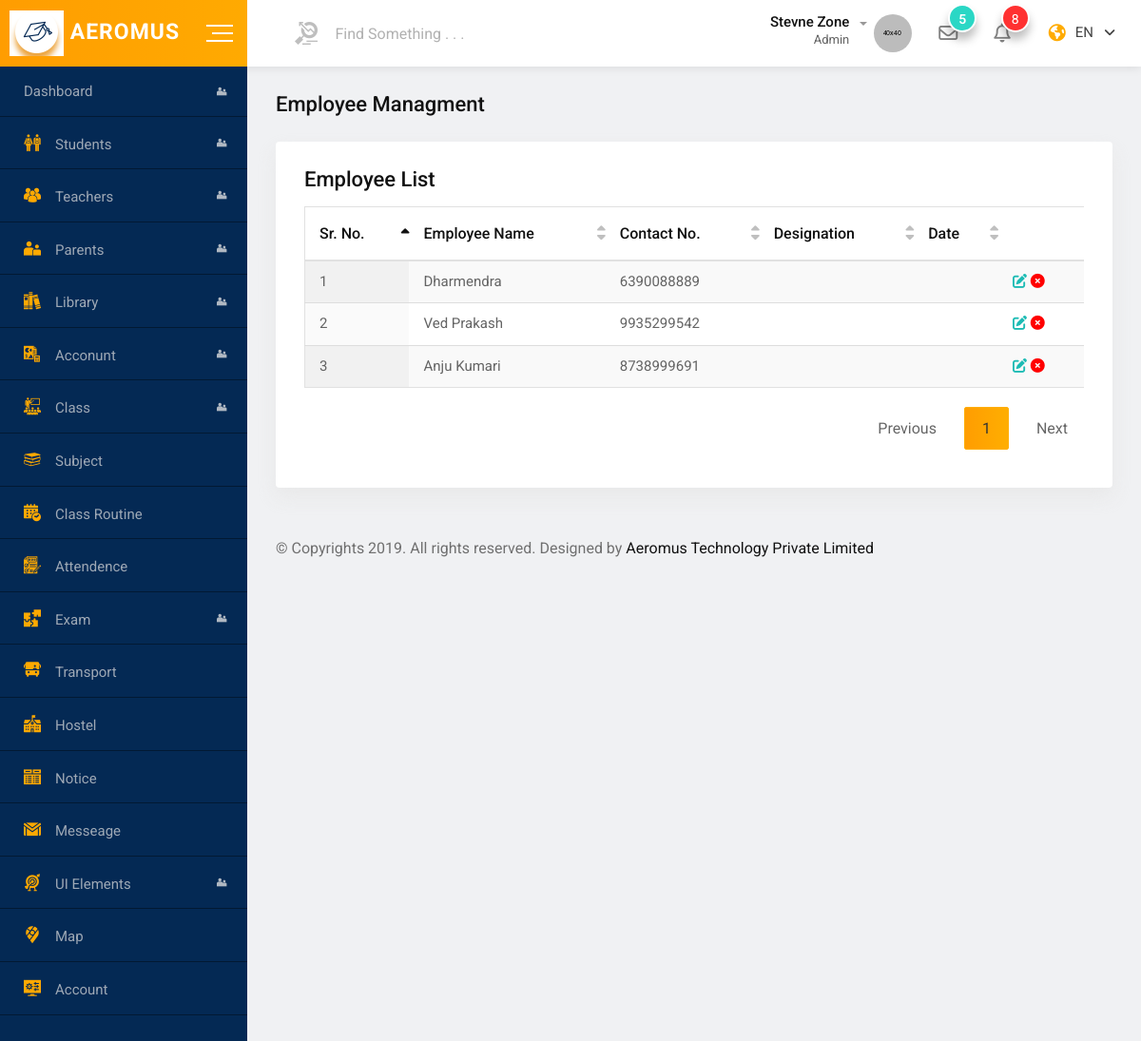
The page /staff/employee_list (signed in) on the database its author committed.
### tables this page shows
CREATE TABLE `teachers` (
  `id` int(11) NOT NULL,
  `collage_id` varchar(10) NOT NULL,
  `employee_name` varchar(300) NOT NULL,
  `gender` varchar(20) NOT NULL,
  `date_of_birth` varchar(30) NOT NULL,
  `father_name` varchar(200) NOT NULL,
  `email` varchar(100) NOT NULL,
  `sms_contact` varchar(10) NOT NULL,
  `contact_no` varchar(10) NOT NULL,
  `address` varchar(200) NOT NULL,
  `city` varchar(50) NOT NULL,
  `pin` varchar(10) NOT NULL,
  `state` varchar(50) NOT NULL,
  `country` varchar(50) NOT NULL,
  `employee_qualification` varchar(200) NOT NULL,
  `blood_group` varchar(50) NOT NULL,
  `emp_id_prefix` varchar(200) NOT NULL,
  `employee_photo` varchar(200) NOT NULL,
  `experience_letter` varchar(200) NOT NULL,
  `qualification_proof` varchar(200) NOT NULL,
  `id_proof` varchar(200) NOT NULL,
  `other_document1` varchar(200) NOT NULL,
  `other_document2` varchar(200) NOT NULL,
  `date_of_joining` varchar(100) NOT NULL,
  `rfid_no` varchar(100) NOT NULL,
  `categories` varchar(200) NOT NULL,
  `teaching_class_preferred` varchar(600) NOT NULL,
  `teaching_subject_preferred` varchar(600) NOT NULL,
  `designation` varchar(100) NOT NULL,
  `pan_card` varchar(50) NOT NULL,
  `aadhar_no` varchar(50) NOT NULL,
  `bank_name` varchar(100) NOT NULL,
  `bank_account_no` varchar(20) NOT NULL,
  `bank_ifsc` varchar(20) NOT NULL,
  `salary` varchar(20) NOT NULL,
  `other_wages` varchar(100) NOT NULL,
  `pf_no` varchar(100) NOT NULL,
  `pf_amount_monthly` varchar(20) NOT NULL,
  `tds_amount_monthly` varchar(20) NOT NULL,
  `esci_amount_monthly` varchar(20) NOT NULL,
  `professional_tax_amount_monthly` varchar(20) NOT NULL,
  `hra_amount_monthly` varchar(20) NOT NULL,
  `da_amount_monthly` varchar(20) NOT NULL,
  `allowances_monthly` varchar(20) NOT NULL,
  `remark` varchar(200) NOT NULL,
  `casual_eave` varchar(20) NOT NULL,
  `earn_leave` varchar(20) NOT NULL,
  `sick_leave` varchar(20) NOT NULL,
  `other_leave` varchar(20) NOT NULL,
  `status` varchar(20) NOT NULL
);

### system/classes/database.php (called while the page is built, shortened)
<?php
class database{
    public $host =HOST;
    public $user =USER;
    public $database =DATABASE;
    public $password =PASSWORD;
    public $con;
    public $result;
    public function __construct(){
        try{
            return $this->con=new PDO("mysql:host=".$this->host.";dbname=".$this->database,$this->user,$this->password);
        }
        catch(PDOExcepition $e){
            echo "Database connection error: ".$e->getMessage();
        }
    }
    public function query($query,$params=[]){
        if(empty($params)){
            $this->result=$this->con->prepare($query);
            return $this->result->execute();
        }
        else{
            $this->result=$this->con->prepare($query);
            return $this->result->execute($params);
        }
    }
    public function fetchall(){
        return $this->result->fetchAll(PDO::FETCH_OBJ);
    }
}
?>

### application/models/userModel.php (called while the page is built, shortened)
<?php
class userModel extends database{
    public function select_employee($collage_id,$status){
        if($this->query("select * from teachers where collage_id=? and status=? ORDER BY id DESC",[$collage_id,$status])){
            return $this->fetchall();
        }else{return false;}
    }
}
?>

### application/controllers/staff.php (called while the page is built, shortened)
<?php
class staff extends framework{
    public function employee_list(){
        $myModel=$this->model("userModel");
        $this->view2("staff/employee_list",$myModel);
    }
}
?>

### system/classes/rout.php (called while the page is built, shortened)
<?php
class rout{
    public $method ="index";
    public $parms = [];
    public function __construct()
    {
        $url= $this->url();
        if(!empty($url)){
            if(file_exists("application/controllers/" . $url[0] . ".php")){
                unset($url[0]);
            }
            else{
                echo "<div style='margin:0;padding:10px;background-color:silver;'>Sorry ".$url[0].".php not found</div>";
            }
        }
        $this->controller = new $this->controller;
        if(isset($url[1])  && !empty($url[1])){
            if(method_exists($this->controller,$url[1])){
                $this->method=$url[1];
                unset($url[1]);
            }
            else{
                echo "<div style='margin:0;padding:10px;background-color:silver;'>Sorry method ".$url[1]." not found</div>";
            }
        }
        if(isset($url)){
            $this->parms=$url;
        }
        else{
            $this->parms=[];
        }
        call_user_func_array([$this->controller,$this->method],$this->parms);
    }
    public function url(){
        if(isset($_GET['url'])){
            $url = rtrim($_GET['url']);
            $url= filter_var($url , FILTER_SANITIZE_URL);
            $url=explode("/",$url);
            return $url;
        }
    }
}
?>

### system/init.php (called while the page is built, shortened)
<?php
$rout=new rout;
?>

### index.php (called while the page is built, shortened)
<?php
include "system/init.php";
?>

### application/views/ajax/allsubjects.php (the view, shortened to what this page needs)
    <?php
if($viewdata["wid"]=="32"){
    $q=0;
    $myData= $myModel->select_employee($this->getSession('userid'),"Active");
    foreach($myData as $myuser):
        $q++;
    ?>
    <tr>
        <td><?php echo $q; ?></td>
        <td><?php echo $myuser->employee_name; ?></td>
        <td><?php echo $myuser->sms_contact; ?></td>
        <td><?php echo $myuser->designation; ?></td>
        <td><?php echo $myuser->pin; ?></td>
        <td>
        <i onclick="updatebtn('<?php echo $myuser->id ?>')" class="fas fa-edit text-light-sea-green"></i>
        <i onclick="if(confirm('Are you sure, Want to delete?')){ deleted('<?php echo $myuser->id ?>') }" class="fas fa-times-circle text-orange-red"></i>
        </td>
            </tr>
        <?php
    endforeach;
}

### assets/css/main.css (style rules this page uses)
html { color: #222; font-size: 1em; line-height: 1.4; }

### rows shown on the page
teachers: employee_name "Dharmendra", sms_contact "6390088889"
teachers: employee_name "Ved Prakash", sms_contact "9935299542"
teachers: employee_name "Anju Kumari", sms_contact "8738999691"
